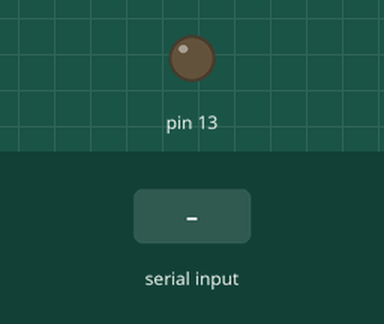
This sketch was run on a simulated Arduino Uno, built with avr-gcc and run on an emulated ATmega328P. On the bench: output pins drawn as LEDs (lit = HIGH). The test bench sets the inputs (shaded band). The modem accepts every AT command (registered, SIM ready, sends succeed) and sends nothing else; what the sketch prints to the serial monitor is not drawn.

Above: at 1.2 s.
1.3 s: "E" received over Serial
At 2.3 s:
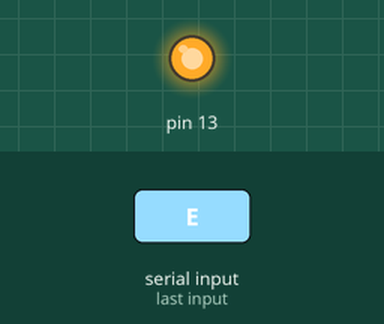
2.8 s: "A" received over the second serial link
At 3.4 s:
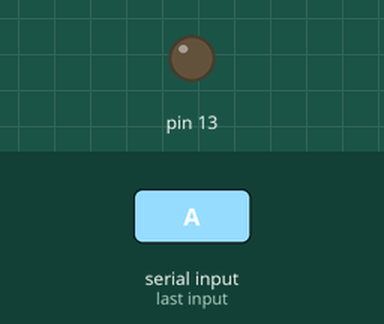
4.9 s: "E" received over the second serial link
At 6.2 s:
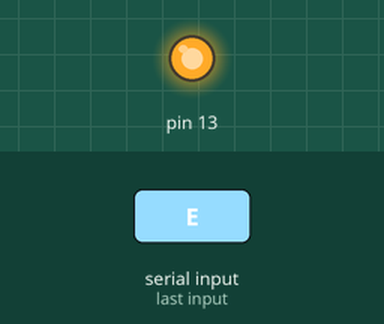
8.5 s: "A" received over Serial
At 9.0 s:
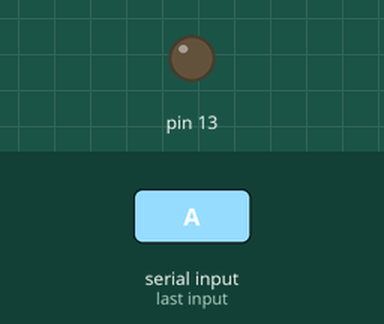
Timing chart, 0 to 11.0 s (numbered marks = the images above; inputs shaded):
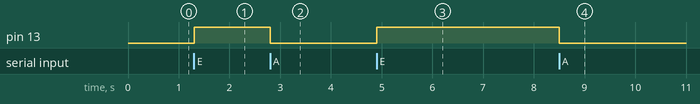

Measured:
- after the input at 1.3 s, pin 13: LOW → HIGH at once
- after the input at 2.8 s, pin 13: HIGH → LOW at once
- after the input at 4.9 s, pin 13: LOW → HIGH at once
- after the input at 8.5 s, pin 13: HIGH → LOW at once

The sketch:

codigo.ino
```cpp
#include <SoftwareSerial.h>

#define rxPin 9
#define txPin 11

SoftwareSerial mySerial(rxPin, txPin);
char myChar ;

void setup() {
  Serial.begin(9600);
  Serial.println("AT");

  mySerial.begin(38400);
  mySerial.println("AT");
  pinMode(13,OUTPUT);
}

void loop() {
  while (mySerial.available()) {
    myChar = mySerial.read();
    //Serial.print(myChar);
  }

  while (Serial.available()) {
    myChar = Serial.read();
    //Serial.print(myChar);
    mySerial.print(myChar);
  }
Serial.print(myChar);
  if(myChar=='E'){
     digitalWrite(13, HIGH);
  }

  if(myChar=='A'){
     digitalWrite(13, LOW);
  }
}
```
